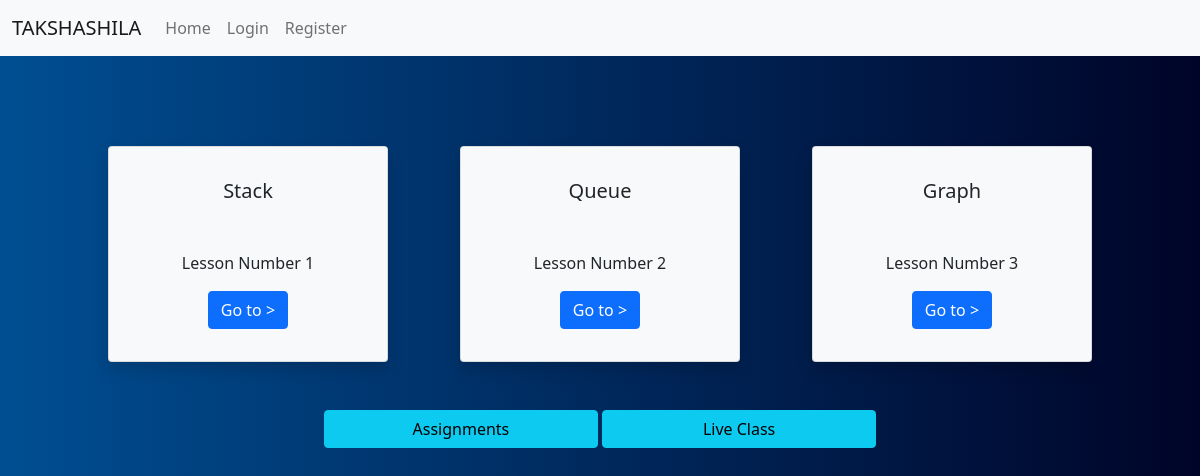
The app's page /classes/3cs3-05 with its own data.
### classes/models.py (models this page shows, shortened)
class Lesson(models.Model):
    lesson_id = models.CharField(max_length=100,unique=True)
    branch = models.ForeignKey(Branch, on_delete=models.CASCADE)
    semester = models.ForeignKey(Semester, on_delete=models.CASCADE)
    subject = models.ForeignKey(Subject, on_delete=models.CASCADE, related_name='lessons')
    created_by = models.ForeignKey(User,on_delete=models.CASCADE)
    created_at = models.DateTimeField(auto_now_add=True)
    name = models.CharField(max_length=250)
    position = models.PositiveSmallIntegerField(verbose_name="Lecture Number")
    slug = models.SlugField(null=True, blank=True)
    video = models.FileField(upload_to=lesson_files,verbose_name="Video", blank=True,null=True)
    notes = models.FileField(upload_to=lesson_files,verbose_name="Notes", blank=True,null=True)
    ppt = models.FileField(upload_to=lesson_files,verbose_name="Presentation", blank=True,null=True)
    class Meta:
        ordering = ['position']

### classes/views.py (the view)
# urls.py: path('<slug:slug>',views.LessonListView.as_view(), name='lesson_list'),
class LessonListView(DetailView):
    context_object_name = 'Subjects'
    model = Subject
    template_name = 'classes/lesson_list_view.html'

### classes/templates/classes/lesson_list_view.html (shortened to what this page needs)
{% extends 'index.html' %}
{% block content %}
<div class="card-views row">
{% for lesson in Subjects.lessons.all %}
    <div class="card text-center text-dark bg-light col-md-3 col-sm-5 shadow p-3 mb-5 mx-1 px-4">
        <div class="card-body">
            <h5 class="card-title mb-5">{{lesson.name}}</h5>
            <p class="card-text">Lesson Number {{lesson.position}}</p>
            <a href="{%url 'classes:lesson_detail' slug=lesson.slug subjects=Subjects.slug %}" class="btn btn-primary">Go to ></a>
        </div>
    </div>
{%endfor%}
</div>
<div class="bottom-link">
<a href="{%url 'classes:assignment_list' slug=Subjects.slug %}" class="btn col-sm-5 col-lg-3 mb-1 btn-info">Assignments</a>
<a href="{%url 'classes:live_class' slug=Subjects.slug %}" class="btn col-sm-5 col-lg-3 mb-1 btn-info">Live Class</a>
</div>
{% endblock %}

### templates/index.html (style rules this page uses)
body { background: #000428; background: -webkit-linear-gradient(to right, #004e92, #000428); background: linear-gradient(to right, #004e92, #000428); }
.card-views { display: flex; justify-content: space-evenly; flex-direction: row; flex-wrap: wrap; text-align: center; margin-top: 20px; }

### classes/templates/classes/lesson_list_view.html (style rules this page uses)
.bottom-link { position: sticky; width: 100%; bottom: 0; text-align: center; }

### records on screen
Lesson: name "Stack", position "1"
Lesson: name "Queue", position "2"
Lesson: name "Graph", position "3"
